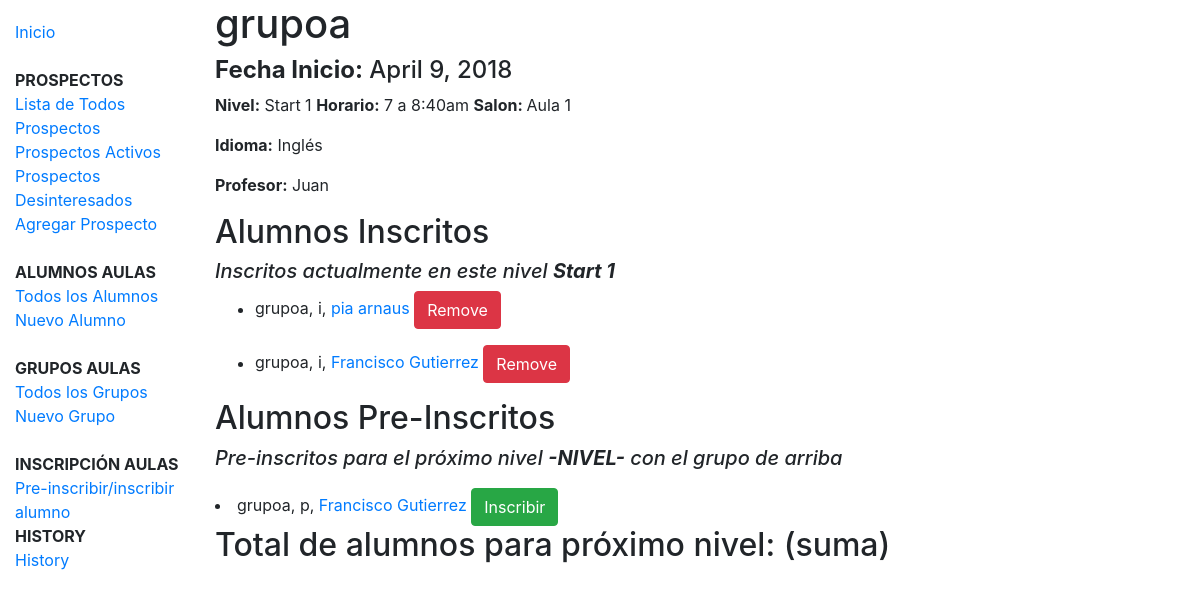
Page /grupos/grupo/1 on the earlier database version.
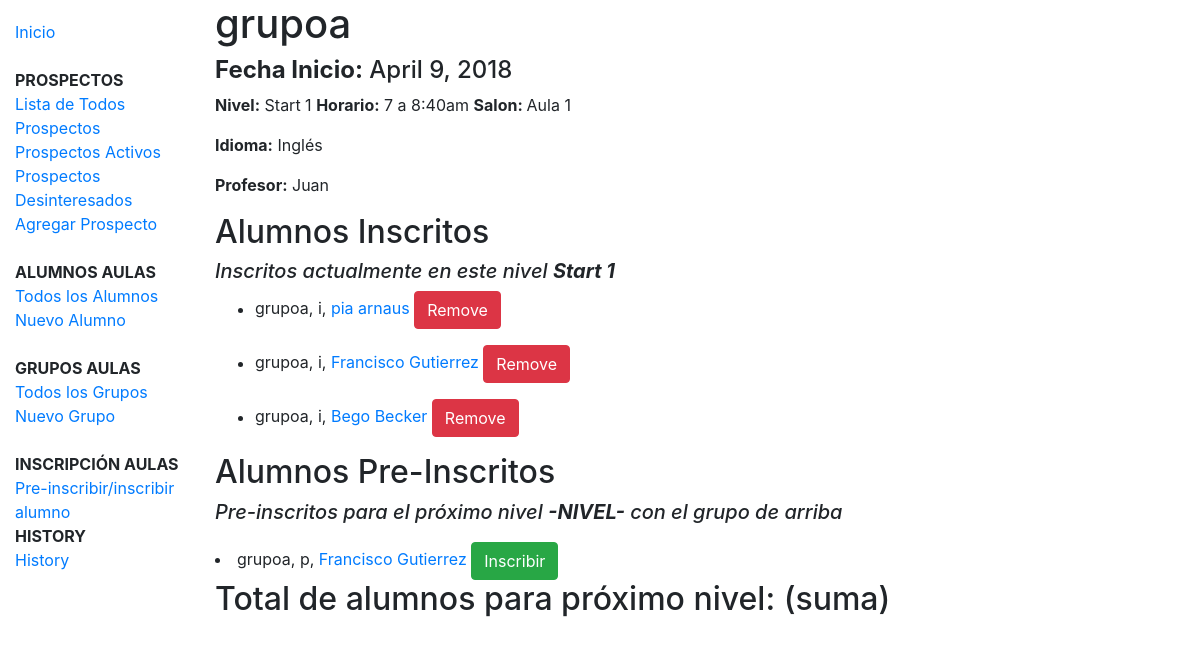
Same page on the later database version.
### grupos/models.py (models this page shows, shortened)
class Membership(models.Model):
    STATUS = (
        ('i', 'Inscrito'),
        ('p', 'Pre-inscrito'),
    )
    alumno = models.ForeignKey(Alumno, on_delete=models.CASCADE)
    grupo = models.ForeignKey(Grupo, on_delete=models.CASCADE, null=True)
    status = models.CharField(max_length=1, choices=STATUS, blank=True, default='p')

class Grupo(models.Model):
    nombre = models.CharField(max_length=100, unique=True)
    fecha_inicio = models.DateField(null=True, blank=True)
    idioma = models.ForeignKey(Idioma, on_delete=models.SET_NULL, null=True)
    nivel = models.ForeignKey(Nivel, on_delete=models.SET_NULL, null=True)
    horario = models.ForeignKey('Horario', on_delete=models.SET_NULL, null=True)
    profesor = models.ForeignKey('Profesor', on_delete=models.SET_NULL, null=True)
    salon = models.ForeignKey('Salon', on_delete=models.SET_NULL, null=True)
    members = models.ManyToManyField('Alumno',related_name='preubanormal', through='Membership')
    def __str__(self):
        return self.nombre

class Alumno(models.Model):
    nombre = models.CharField(max_length=100)
    apaterno = models.CharField(max_length=100)
    amaterno = models.CharField(max_length=100, blank=True, null=True)
    cel = models.IntegerField(blank=True, null=True)
    tel = models.IntegerField(blank=True, null=True)
    email = models.EmailField(blank=True, null=True)
    fecha_nacimiento = models.DateField(null=True, blank=True)
    direccion = models.CharField(max_length=400)
    def get_absolute_url(self):
        return reverse('alumno-detail', kwargs={'pk': self.pk})
    def __str__(self):
        return self.nombre + ' ' + self.apaterno

### grupos/views.py (the view)
# urls.py: path('grupo/<int:pk>', views.GrupoDetailView.as_view(), name='grupo-detail'),
class GrupoDetailView(generic.DetailView):
    model = Grupo

### grupos/models.py (called while the page is built)
    def __str__(self):
        return self.name

    def __str__(self):
        return self.name

    def __str__(self):
        return self.name

    def __str__(self):
        return self.name

    def __str__(self):
        return self.name

### grupos/templates/grupos/grupo_detail.html
{% extends "base_generic.html" %}
{% block content %}
<h1>{{ grupo.nombre }}</h1>
<h4><b>Fecha Inicio:</b> {{ grupo.fecha_inicio }}</h4>
<p><b>Nivel:</b> {{ grupo.nivel }}   <b>Horario:</b> {{ grupo.horario }} <b>Salon: </b>{{ grupo.salon }}</p>
<p><b>Idioma:</b> {{ grupo.idioma }}</p>
<p><b>Profesor:</b> {{ grupo.profesor }}</p>
<h2>Alumnos Inscritos</h2>
<h5><i>Inscritos actualmente en este nivel <b>{{ grupo.nivel }}</b></i></h5>
{% for x in grupo.membership_set.all %}
{% if x.status == 'i' %}
  <ul>
    <li>{{ x.grupo }}, {{ x.status }}, <a href="{{ x.alumno.get_absolute_url }}">{{ x.alumno }}</a> <a class="btn btn-danger" href="{% url 'remover-miembro' x.pk %}">Remove</a></li>
  </ul>
{% endif %}
{% endfor %}
<h2>Alumnos Pre-Inscritos</h2>
<h5><i>Pre-inscritos para el próximo nivel <b>-NIVEL-</b> con el grupo de arriba</i></h5>
{% for x in grupo.membership_set.all %}
{% if x.status == 'p' %}
<li style="padding-top:10px">{{ x.grupo }}, {{ x.status }}, <a href="{{ x.alumno.get_absolute_url }}">{{ x.alumno }}</a> <a class="btn btn-success" href="{% url 'inscribir-miembro' x.pk %}">Inscribir</a></li>
{% endif %}
{% endfor %}
<h2>Total de alumnos para próximo nivel: (suma)</h2>
{% endblock %}

Differences in the rows shown:
added Membership: grupo "grupoa", status "i", alumno "Bego Becker", shown under "Inscritos actualmente en este nivel"
